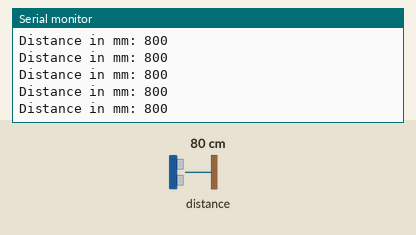
Bench run of a sketch on a simulated ESP32. Parts: the last lines printed to the serial monitor. The test bench sets the inputs (shaded band); at power-on: distance to the obstacle 80 cm.

Above: at 1.2 s.
1.3 s: distance to the obstacle set to 2 cm
At 2.1 s:
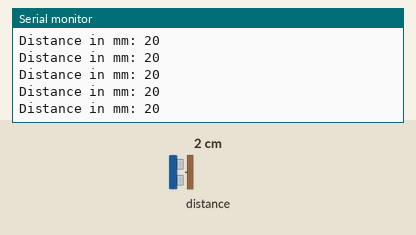
2.8 s: distance to the obstacle set to 4 cm
At 3.3 s:
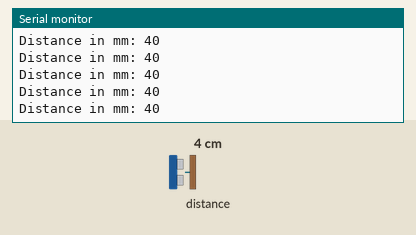
Timing chart, 0 to 5.8 s (numbered marks = the images above; inputs shaded):
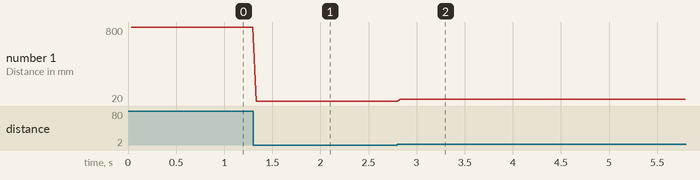

The sketch:

flightsensor.ino
```cpp
/*
         _          _ ______ _____ _____
        (_)        | |  ____|  __ \_   _|
   _ __  ___  _____| | |__  | |  | || |
  | '_ \| \ \/ / _ \ |  __| | |  | || |
  | |_) | |>  <  __/ | |____| |__| || |_
  | .__/|_/_/\_\___|_|______|_____/_____|
  | |
  |_|

  www.pixeledi.eu | https://linktr.ee/pixeledi
  VL53LXX-V2 on ESP32 | V1.0 | 11.2022

  SCL - GPIO 22
  SDA - GPIO 21
  GND - GND
  Vin - VCC
*/
#include "Adafruit_VL53L0X.h"

Adafruit_VL53L0X lox = Adafruit_VL53L0X();
unsigned int measurement;

void setup() {
  Serial.begin(115200);

  Serial.println("Start Setup");
  if (!lox.begin()) {
    Serial.println(F("Failed to boot VL53L0X"));
    while (1);
  }

  // start continuous ranging
  lox.startRangeContinuous();
  Serial.println("Start Measurment");
}

void loop() {
  //open Serial Plotter and run sketch
  if (lox.isRangeComplete()) {
    measurement = lox.readRange();
    if (measurement < 1000) {
      Serial.print("Distance in mm: ");
      Serial.println(measurement);
    }
  }
}
```

Measured:
- after the input at 1.3 s, the serial monitor: prints a new line at once (image 1)
- after the input at 2.8 s, the serial monitor: prints a new line at once (image 2)
- plotted number 1: 800 → 20 after the input at 1.3 s, 20 → 40 after the input at 2.8 s
